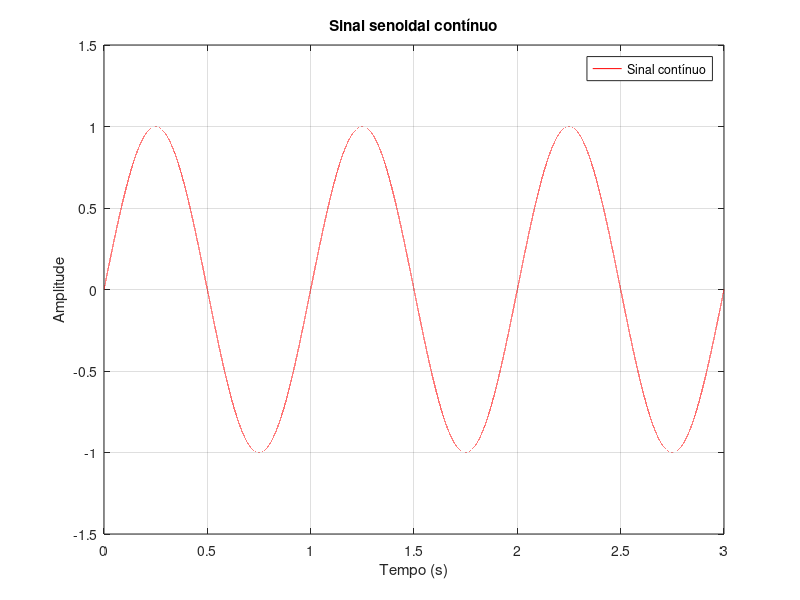
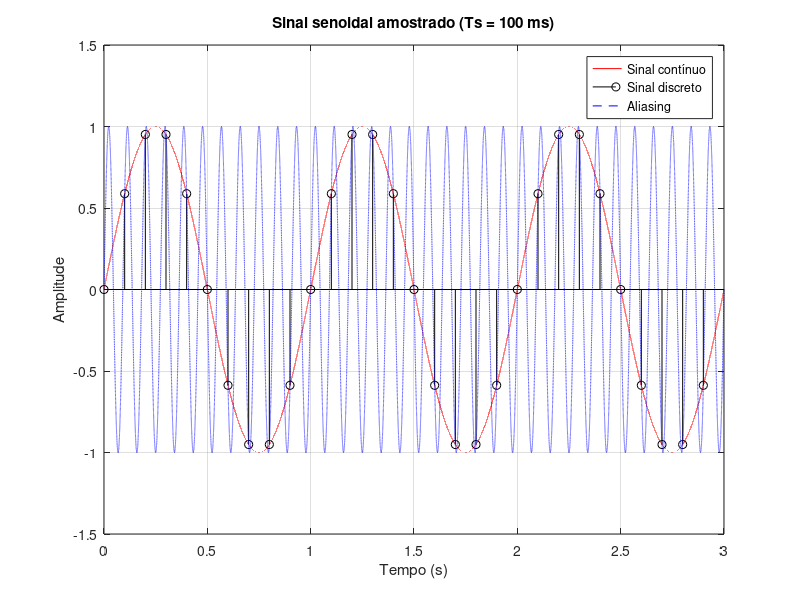
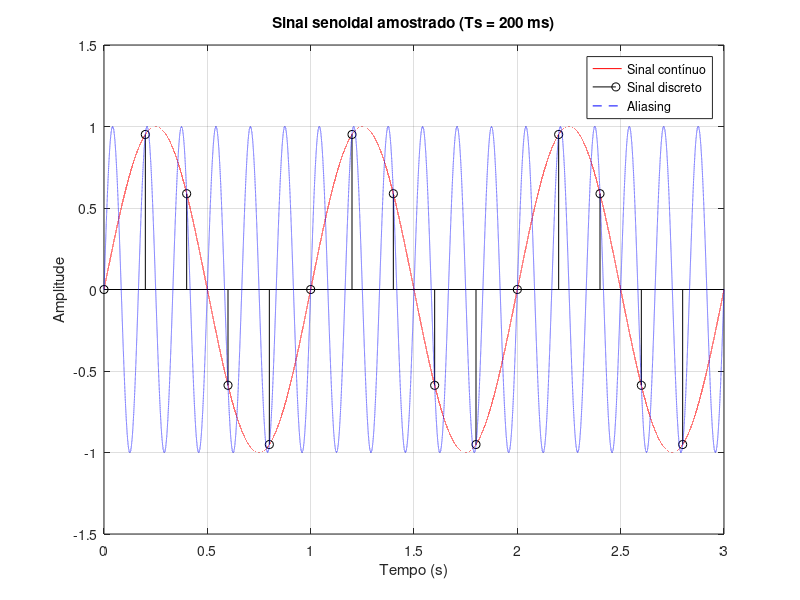
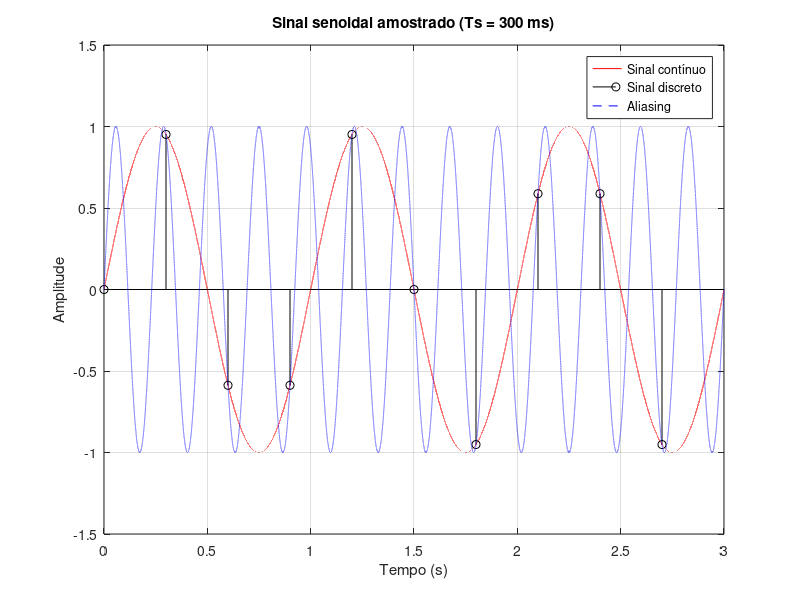

Here is the MATLAB script that generated these plots, in order:
clear all
clc

%% Funcao continua

w = 2*pi; %frequencia angular
T = 2*pi/w; %Periodo
N = 3; % Numero de periodos
passo = 0.00001; 
t_cont = 0:passo:N*T; % tempo de amostragem
x_cont = sin(2*pi*t_cont);

% Plotando o sinal contínuo 
figure;
plot(t_cont,x_cont,'r');
xlabel('Tempo (s)');
ylabel('Amplitude');
title('Sinal senoidal contínuo');
legend('Sinal contínuo');
ylim([-1.5 1.5]);
grid on

% Periodo de amostragem
Ts = [0.1, 0.2, 0.3, 0.4, 0.5];

for i = 1:length(Ts)
    figure;

    % Funcao continua
    plot(t_cont,x_cont,'r');

    n = 0:ceil(N*T/Ts(i))-1;
    x_disc = sin(2*pi*n*Ts(i));
    
    hold all
    
    % Plota grafico discreto
    stem(n*Ts(i), x_disc,'black');
    
    % Plota aliassing
    w_alias = 2*pi*(1/Ts(i)); 
    x_alias = sin(((2*pi)+w_alias)*t_cont);
    plot(t_cont, x_alias, 'b--');
   
    % Legendas
    title(sprintf('Sinal senoidal amostrado (Ts = %d ms)', Ts(i)*1000));
    xlabel('Tempo (s)');
    ylabel('Amplitude');
    legend('Sinal contínuo','Sinal discreto', 'Aliasing');
    ylim([-1.5 1.5]);
    grid on;
end




